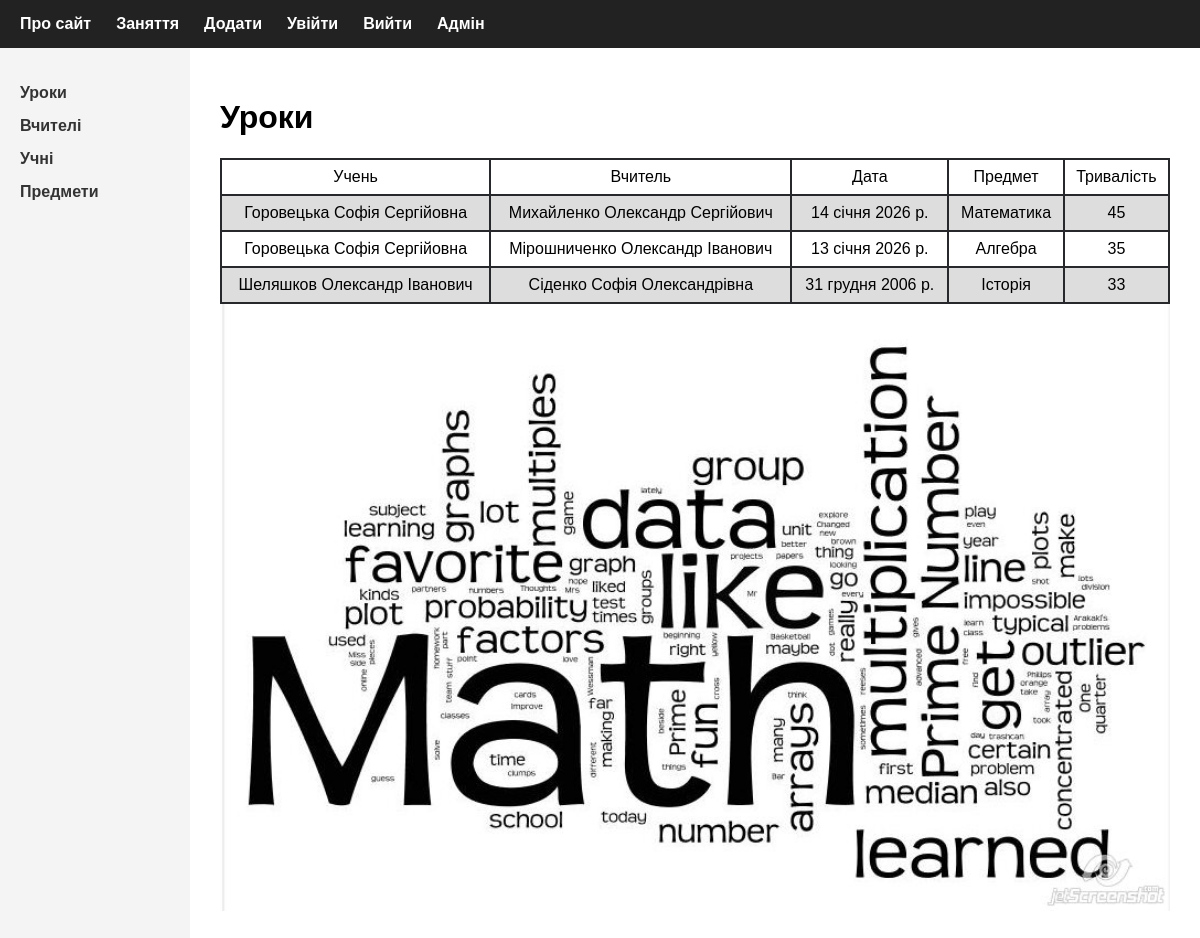
Screenshot of /lessons/ with the database file from the repository.
### lessons/models.py (models this page shows, shortened)
class Lessons(models.Model):
    student = models.ForeignKey(Students, on_delete=models.PROTECT, verbose_name="Учень")
    teacher = models.ForeignKey(Teachers, on_delete=models.PROTECT, verbose_name="Вчитель")
    data = models.DateField(verbose_name='Дата уроку')
    subject = models.ForeignKey(Subjects, on_delete=models.PROTECT, verbose_name='Навчальний предмет')
    duration = models.IntegerField(verbose_name='Тривалість')
    class Meta:
        verbose_name = 'Заняття'
        verbose_name_plural = 'Заняття'

class Students(models.Model):
    last_name = models.CharField(max_length=100, verbose_name='Прізвище')
    first_name = models.CharField(max_length=100, verbose_name= 'Ім\'я')
    patronymic = models.CharField(max_length=100, blank=True, verbose_name='Побатькові')
    birth_date = models.DateField(null=True, blank=True, verbose_name='Дата народження')
    grade = models.IntegerField(verbose_name= 'Клас')
    class Meta:
        verbose_name = 'Учень'
        verbose_name_plural = 'Учень'
    def __str__(self):
        return self.last_name + ' ' + self.first_name + ' ' + self.patronymic

class Teachers(models.Model):
    last_name = models.CharField(max_length=100,verbose_name='Прізвище')
    first_name = models.CharField(max_length=100, verbose_name= 'Ім\'я')
    patronymic = models.CharField(max_length=100, blank=True, verbose_name='Побатькові')
    subject = models.CharField(max_length=100, verbose_name='Предмет')
    class Meta:
        verbose_name = 'Вчитель'
        verbose_name_plural = 'Вчитель'
    def __str__(self):
        return self.last_name + ' ' + self.first_name + ' ' + self.patronymic

class Subjects(models.Model):
    name = models.CharField(max_length=100)
    class Meta:
        verbose_name = 'Предмет'
        verbose_name_plural = 'Предмет'
    def __str__(self):
        return self.name

### lessons/views.py (the view)
# urls.py: path('', views.web_lessons, name='lessons'),
def web_lessons(request):
    lessons = Lessons.objects.all()
    context = {'lessons': lessons, 'menu': menu}
    return render(request, 'lessons/lessons.html', context)

### lessons/templates/lessons/lessons.html (shortened to what this page needs)
{% extends 'lessons/index.html' %}
{% load static %}
{% block page %}
<h1>
    Уроки
</h1>
<table>
    <tr>
        <td>Учень</td>
        <td>Вчитель</td>
        <td>Дата</td>
        <td>Предмет</td>
        <td>Тривалість</td>
    </tr>
    {% for lesson in lessons %}
    <tr>
        <td>{{lesson.student}}</td>
        <td>{{lesson.teacher}}</td>
        <td>{{lesson.data}}</td>
        <td>{{lesson.subject}}</td>
        <td>{{lesson.duration}}</td>
    </tr>
    {% endfor %}
</table>
<img src="{% static 'lessons/images/math03.jpg' %}" alt="">
{% endblock page %}

### lessons/static/lessons/styles/index_style.css (style rules this page uses)
body { margin: 0; font-family: Arial, sans-serif; }
.content table { font-family: arial, sans-serif; border-collapse: collapse; width: 100%; }
.content td, th { border: 2px solid #26282B; text-align: center; padding: 8px; }
.content tr:nth-child(even) { background-color: #ddd; }
.content img { width: 100%; }

### rows the page displays
Lessons: student "Горовецька Софія Сергійовна", teacher "Михайленко Олександр Сергійович", data "14 січня 2026 р.", subject "Математика", duration "45"
Lessons: student "Горовецька Софія Сергійовна", teacher "Мірошниченко Олександр Іванович", data "13 січня 2026 р.", subject "Алгебра", duration "35"
Lessons: student "Шеляшков Олександр Іванович", teacher "Сіденко Софія Олександрівна", data "31 грудня 2006 р.", subject "Історія", duration "33"

### other values shown
{{ m.title }} "Про сайт" "Заняття" "Додати" "Увійти" "Вийти" "Адмін"
